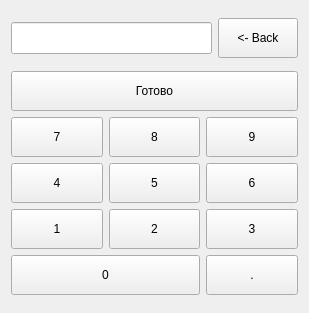
<?xml version="1.0" encoding="UTF-8"?>
<ui version="4.0">
 <class>InputDialog</class>
 <widget class="QDialog" name="InputDialog">
  <property name="geometry">
   <rect>
    <x>0</x>
    <y>0</y>
    <width>309</width>
    <height>313</height>
   </rect>
  </property>
  <property name="windowTitle">
   <string>Введите значение</string>
  </property>
  <property name="modal">
   <bool>false</bool>
  </property>
  <layout class="QVBoxLayout" name="verticalLayout">
   <item>
    <layout class="QHBoxLayout" name="horizontalLayout_2">
     <item>
      <widget class="QLineEdit" name="lineEdit">
       <property name="minimumSize">
        <size>
         <width>0</width>
         <height>30</height>
        </size>
       </property>
       <property name="font">
        <font>
         <pointsize>15</pointsize>
         <weight>75</weight>
         <bold>true</bold>
        </font>
       </property>
       <property name="readOnly">
        <bool>false</bool>
       </property>
      </widget>
     </item>
     <item>
      <widget class="QPushButton" name="pushButtonBack">
       <property name="minimumSize">
        <size>
         <width>0</width>
         <height>40</height>
        </size>
       </property>
       <property name="focusPolicy">
        <enum>Qt::NoFocus</enum>
       </property>
       <property name="text">
        <string>&lt;- Back</string>
       </property>
      </widget>
     </item>
    </layout>
   </item>
   <item>
    <layout class="QGridLayout" name="gridLayout">
     <item row="3" column="1">
      <widget class="QPushButton" name="pushButton2">
       <property name="minimumSize">
        <size>
         <width>40</width>
         <height>40</height>
        </size>
       </property>
       <property name="focusPolicy">
        <enum>Qt::NoFocus</enum>
       </property>
       <property name="text">
        <string>2</string>
       </property>
      </widget>
     </item>
     <item row="4" column="0" colspan="2">
      <widget class="QPushButton" name="pushButton0">
       <property name="minimumSize">
        <size>
         <width>40</width>
         <height>40</height>
        </size>
       </property>
       <property name="focusPolicy">
        <enum>Qt::NoFocus</enum>
       </property>
       <property name="text">
        <string>0</string>
       </property>
      </widget>
     </item>
     <item row="2" column="0">
      <widget class="QPushButton" name="pushButton4">
       <property name="minimumSize">
        <size>
         <width>40</width>
         <height>40</height>
        </size>
       </property>
       <property name="focusPolicy">
        <enum>Qt::NoFocus</enum>
       </property>
       <property name="text">
        <string>4</string>
       </property>
      </widget>
     </item>
     <item row="0" column="0" colspan="3">
      <widget class="QPushButton" name="pushButtonEnter">
       <property name="minimumSize">
        <size>
         <width>40</width>
         <height>40</height>
        </size>
       </property>
       <property name="focusPolicy">
        <enum>Qt::NoFocus</enum>
       </property>
       <property name="text">
        <string>Готово</string>
       </property>
      </widget>
     </item>
     <item row="2" column="1">
      <widget class="QPushButton" name="pushButton5">
       <property name="minimumSize">
        <size>
         <width>40</width>
         <height>40</height>
        </size>
       </property>
       <property name="focusPolicy">
        <enum>Qt::NoFocus</enum>
       </property>
       <property name="text">
        <string>5</string>
       </property>
      </widget>
     </item>
     <item row="3" column="2">
      <widget class="QPushButton" name="pushButton3">
       <property name="minimumSize">
        <size>
         <width>40</width>
         <height>40</height>
        </size>
       </property>
       <property name="focusPolicy">
        <enum>Qt::NoFocus</enum>
       </property>
       <property name="text">
        <string>3</string>
       </property>
      </widget>
     </item>
     <item row="1" column="0">
      <widget class="QPushButton" name="pushButton7">
       <property name="minimumSize">
        <size>
         <width>40</width>
         <height>40</height>
        </size>
       </property>
       <property name="focusPolicy">
        <enum>Qt::NoFocus</enum>
       </property>
       <property name="text">
        <string>7</string>
       </property>
      </widget>
     </item>
     <item row="1" column="1">
      <widget class="QPushButton" name="pushButton8">
       <property name="minimumSize">
        <size>
         <width>40</width>
         <height>40</height>
        </size>
       </property>
       <property name="focusPolicy">
        <enum>Qt::NoFocus</enum>
       </property>
       <property name="text">
        <string>8</string>
       </property>
      </widget>
     </item>
     <item row="1" column="2">
      <widget class="QPushButton" name="pushButton9">
       <property name="minimumSize">
        <size>
         <width>40</width>
         <height>40</height>
        </size>
       </property>
       <property name="focusPolicy">
        <enum>Qt::NoFocus</enum>
       </property>
       <property name="text">
        <string>9</string>
       </property>
      </widget>
     </item>
     <item row="4" column="2">
      <widget class="QPushButton" name="pushButtonDot">
       <property name="minimumSize">
        <size>
         <width>40</width>
         <height>40</height>
        </size>
       </property>
       <property name="focusPolicy">
        <enum>Qt::NoFocus</enum>
       </property>
       <property name="text">
        <string>.</string>
       </property>
      </widget>
     </item>
     <item row="3" column="0">
      <widget class="QPushButton" name="pushButton1">
       <property name="minimumSize">
        <size>
         <width>40</width>
         <height>40</height>
        </size>
       </property>
       <property name="focusPolicy">
        <enum>Qt::NoFocus</enum>
       </property>
       <property name="text">
        <string>1</string>
       </property>
      </widget>
     </item>
     <item row="2" column="2">
      <widget class="QPushButton" name="pushButton6">
       <property name="minimumSize">
        <size>
         <width>40</width>
         <height>40</height>
        </size>
       </property>
       <property name="focusPolicy">
        <enum>Qt::NoFocus</enum>
       </property>
       <property name="text">
        <string>6</string>
       </property>
      </widget>
     </item>
    </layout>
   </item>
  </layout>
 </widget>
 <resources/>
 <connections/>
</ui>
